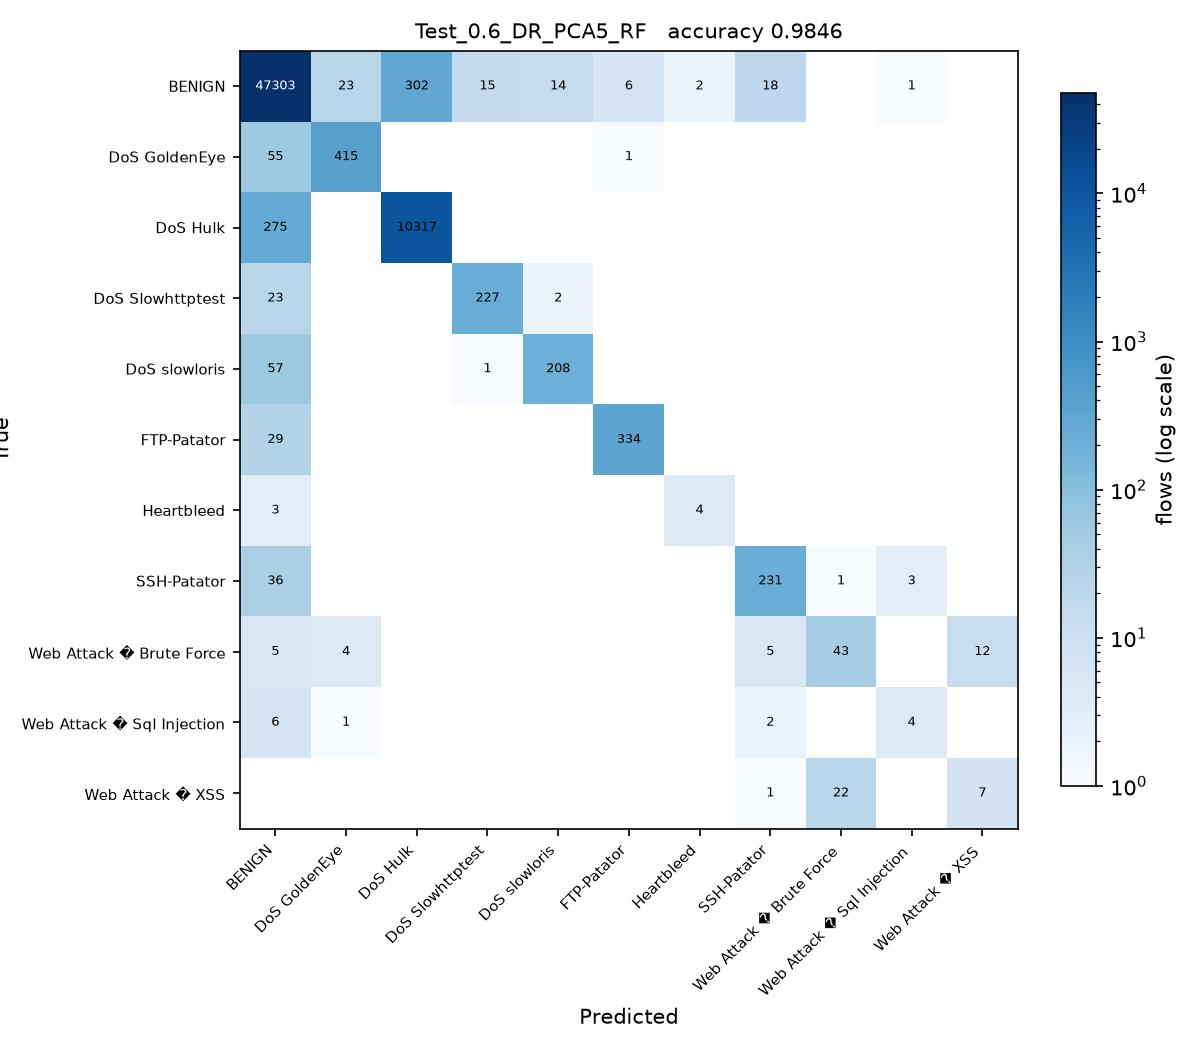

This figure's Python source:
# Test_0.6_DR_PCA5_RF.py
#
# Test size 0.6  |  PCA, 5 components  |  Random Forest (sheet #7)
#
# This is SGDC_60_40.py with the changes marked CHANGE below and nothing else.

import os
from pathlib import Path

# CHANGE 1: find the folder holding the three CSV files and run from there, so
# the plain file names below resolve no matter where this script is started
# from or how deeply it sits inside the project folder.
HERE = Path(__file__).resolve().parent
for PROJECT in [HERE, *HERE.parents]:
    if (PROJECT / 'Tuesday-WorkingHours.pcap_ISCX.csv').exists():
        os.chdir(PROJECT)
        break
else:
    raise SystemExit('Put this folder inside the folder that holds the three '
                     'CIC-IDS2017 CSV files, then run the script again.')
import numpy as np
import pandas as pd

df1 = pd.read_csv('Tuesday-WorkingHours.pcap_ISCX.csv', low_memory=True)
df2 = pd.read_csv('Wednesday-workingHours.pcap_ISCX.csv', low_memory=True)
df3 = pd.read_csv('Thursday-WorkingHours-Morning-WebAttacks.pcap_ISCX.csv', low_memory=True)

dataset = pd.concat([df1, df2, df3], ignore_index=True)

dataset.columns = dataset.columns.str.strip()

# CHANGE 2: a stratified sample of 100000 flows, the same for every run.
# Gradient Boosting builds one tree per class per stage on a single core, so all
# 1.3 million flows would take hours per script. At least 50 flows of every
# class are kept, so the rare attacks stay in the split.
label = dataset.columns[-1]
dataset = pd.concat(
    [g.sample(n=min(len(g), max(50, round(100000 * len(g) / len(dataset)))), random_state=0)
     for _, g in dataset.groupby(label)],
    ignore_index=True
)

X = dataset.iloc[:, :-1]
y = dataset.iloc[:, -1]

X = X.apply(pd.to_numeric, errors='coerce')

X.replace([np.inf, -np.inf], np.nan, inplace=True)

from sklearn.impute import SimpleImputer

imputer = SimpleImputer(missing_values=np.nan, strategy='mean')
X = imputer.fit_transform(X)

from sklearn.preprocessing import LabelEncoder

labelencoder_y = LabelEncoder()
y = labelencoder_y.fit_transform(y)

from sklearn.model_selection import train_test_split

X_train, X_test, y_train, y_test = train_test_split(
    X,
    y,
    test_size=0.6,   # CHANGE 3: test size
    random_state=0,
    stratify=y
)

# CHANGE 4: PCA, from PCA_LDA_KErnel_PCA_CODE.pdf (fit only on training data)
from sklearn.decomposition import PCA

pca = PCA(n_components=5)
X_train = pca.fit_transform(X_train)
X_test = pca.transform(X_test)

# CHANGE 5: Random Forest (sheet #7) in place of SGDClassifier
from sklearn.ensemble import RandomForestClassifier

classifier = RandomForestClassifier(n_estimators=200, criterion='entropy',
                                    random_state=0)

classifier.fit(X_train, y_train)

y_pred = classifier.predict(X_test) 

from sklearn.metrics import confusion_matrix
from sklearn.metrics import accuracy_score
from sklearn.metrics import precision_score
from sklearn.metrics import recall_score
from sklearn.metrics import f1_score
from sklearn.metrics import classification_report

cm = confusion_matrix(y_test, y_pred)

print("Confusion Matrix:\n")
print(cm)

print("\nAccuracy : {:.4f}".format(accuracy_score(y_test, y_pred)))
print("\nPrecision : {:.4f}".format(precision_score(y_test, y_pred, average='weighted')))
print("\nRecall : {:.4f}".format(recall_score(y_test, y_pred, average='weighted')))
print("\nF1 Score : {:.4f}".format(f1_score(y_test, y_pred, average='weighted')))

print("\nClassification Report:\n")
print(classification_report(y_test, y_pred))

# CHANGE 6: save the confusion matrix as Test_0.6_DR_PCA5_RF.jpg and record the result
import matplotlib
matplotlib.use('Agg')
import matplotlib.pyplot as plt
from matplotlib.colors import LogNorm

here = HERE                     # the folder this script sits in
names = [str(c) for c in labelencoder_y.classes_]
fig, ax = plt.subplots(figsize=(8, 7))
im = ax.imshow(cm, cmap='Blues', norm=LogNorm(vmin=1))
ax.set_xticks(range(len(names)), names, rotation=45, ha='right', fontsize=7)
ax.set_yticks(range(len(names)), names, fontsize=7)
ax.set_xlabel('Predicted')
ax.set_ylabel('True')
ax.set_title('Test_0.6_DR_PCA5_RF   accuracy {:.4f}'.format(accuracy_score(y_test, y_pred)), fontsize=10)
for i in range(cm.shape[0]):
    for j in range(cm.shape[1]):
        if cm[i, j]:
            ax.text(j, i, cm[i, j], ha='center', va='center', fontsize=6,
                    color='white' if cm[i, j] > cm.max() / 3 else 'black')
fig.colorbar(im, ax=ax, fraction=0.04, label='flows (log scale)')
fig.tight_layout()
fig.savefig(here / 'Test_0.6_DR_PCA5_RF.jpg', dpi=150)
plt.close(fig)

row = pd.DataFrame([{
    'Test': 0.6, 'DR': 'PCA5', 'Clas': 'RF',
    'Acc': round(accuracy_score(y_test, y_pred), 4),
    'Pre': round(precision_score(y_test, y_pred, average='weighted'), 4),
    'Rec': round(recall_score(y_test, y_pred, average='weighted'), 4),
    'F1': round(f1_score(y_test, y_pred, average='weighted'), 4),
    'script': 'Test_0.6_DR_PCA5_RF',
}])
# one file per run, so several scripts can run at the same time without
# overwriting each other. 21_run_45_mix.py merges them into the Excel sheet.
out = PROJECT / 'results' / 'parts_mix' / 'Test_0.6_DR_PCA5_RF.csv'
out.parent.mkdir(parents=True, exist_ok=True)
row.to_csv(out, index=False)
